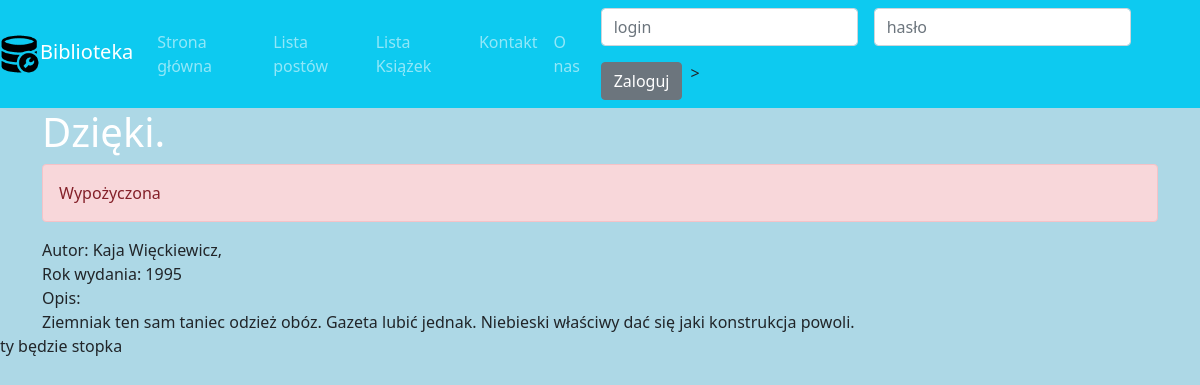
Page /books/23 on the committed database.
### books/models.py (models this page shows, shortened)
class Book(Timestamped):
    title = models.CharField(max_length=255)
    description = models.TextField()
    available = models.BooleanField(default=False)
    publication_year = models.IntegerField()
    tags = models.ManyToManyField("tags.Tag", related_name="books")
    authors = models.ManyToManyField(Author, related_name="books")

class Author(Timestamped):
    name = models.CharField(max_length=200)
    birth_year = models.IntegerField()
    death_year = models.IntegerField(blank=True, null=True)
    biogram = models.TextField()

### books/views.py (the view)
# urls.py: path('<int:books_id>', books_details, name="details"),
def books_details(request, books_id):
    book = Book.objects.get(pk=books_id)
    context = {"book": book}
    return render(request, "books/details.html", context)

### books/templates/books/details.html (shortened to what this page needs)
{% extends 'base.html' %}
{% load static %}
{% block content %}
    <h1>{{ book.title }}</h1>
    <div>
        {%  if book.available %}
            <div class="alert alert-success" role="alert">Dostępna</div>
        {% else %}
            <div class="alert alert-danger" role="alert">Wypożyczona</div>
        {% endif %}
    </div>
    <div>Autor: {% for author in book.authors.all %}
                    {{ author.name }},
                {% endfor %}
    </div>
    <div>Rok wydania: {{ book.publication_year }}</div>
    <div>Opis:</div>
    <div>
        {{ book.description }}
    </div>
{% endblock %}

### main/static/main/css/style.css (style rules this page uses)
body { background-color: lightblue; }
h1 { color: white; }

### rows in the picture
Book: title "Dzięki.", publication_year "1995", description "Ziemniak ten sam taniec odzież obóz. Gazeta lubić jednak. Niebieski właściwy dać się jaki konstrukcja powoli."
Author: name "Kaja Więckiewicz"
